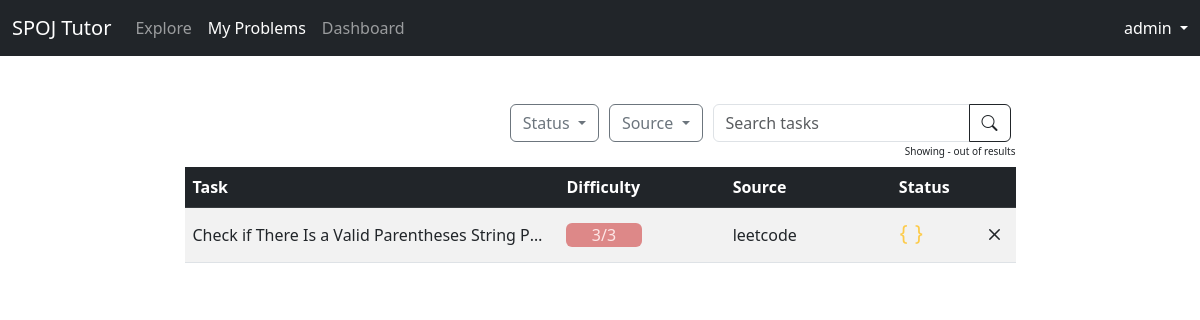
The page /tasks/my_problems (signed in) on the database as committed earlier.
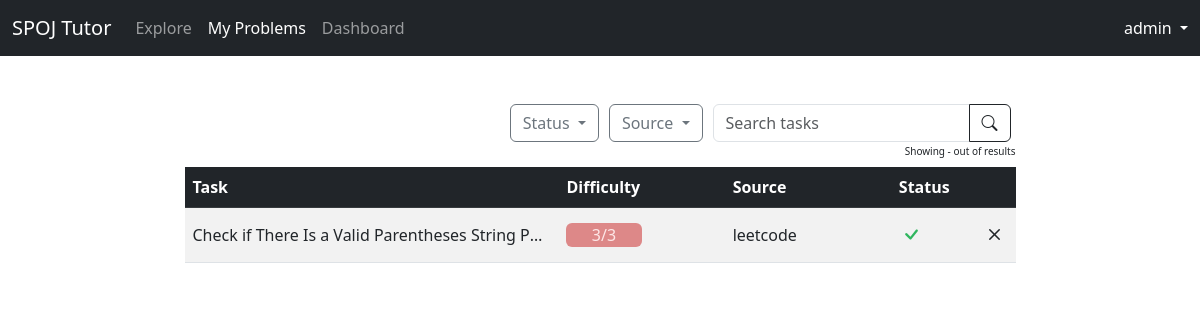
The same page on the database as committed later.
### tasks/models.py (models this page shows, shortened)
class UserTask(models.Model):
    id = models.AutoField(primary_key=True)
    task_id = models.ForeignKey(Task, related_name="user_tasks", on_delete=models.CASCADE)
    user_id = models.ForeignKey(User, related_name="user_tasks", on_delete=models.CASCADE)
    class Meta:
        unique_together = ("task_id", "user_id")
    user_solution = models.CharField(max_length=1000, blank=True, null=True)
    user_note = models.CharField(max_length=500, blank=True, null=True)
    finished_date = models.DateTimeField(blank=True, null=True)

class Task(models.Model):
    id = models.AutoField(primary_key=True)
    difficulty = models.PositiveIntegerField()
    title = models.CharField(max_length=125)
    spoj = models.ForeignKey(Spoj, on_delete=models.CASCADE)
    class Meta:
        unique_together = ("difficulty", "title", "spoj", "url", "solution_url")
    url = models.URLField(max_length=200, blank=True, null=True)
    solution_url = models.URLField(max_length=200, blank=True, null=True)

class Spoj(models.Model):
    name = models.CharField(max_length=255, primary_key=True)
    amount_of_difficulty_levels = models.IntegerField(null=False, blank=False)
    url = models.URLField(max_length=200)
    def __str__(self):
        return self.name

### tasks/views.py (the view)
# urls.py: path("my_problems", login_required(views.UserTaskListView.as_view()), name='user_tasks'),
class UserTaskListView(ListView):
    model = UserTask
    context_object_name = 'tasks'
    template_name = 'user_tasks/user_tasks.html'
    paginate_by = 20

### templates/user_tasks/user_tasks.html (shortened to what this page needs)
{% extends 'base.html' %}
{% load static %}
{% load paginator_tags %}
{% block stylesheet %}
    {{ block.super }}
    <link rel="stylesheet" href="{% static 'css/tasks.css' %}">
{% endblock stylesheet %}
{% block navbar_items %}
    <li class="nav-item">
        <a class="nav-link" aria-current="page" href="{% url 'tasks' %}">Explore</a>
    </li>
    <li class="nav-item">
        <a class="nav-link active" href="{% url 'user_tasks' %}">My Problems</a>
    </li>
    <li class="nav-item">
        <a class="nav-link" href="#">Dashboard</a>
    </li>
{% endblock navbar_items %}
{% block content %}
    <div class="row justify-content-center">
        <div class="col-lg-9 col-md-12 col-sm-12">
            {% include 'includes/user_task_table_nav.html' %}
            <table class="fixed table table-striped my-2 align-middle">
                <thead class="table-dark ">
                <tr>
                    <th style="width: 45%">Task</th>
                    <th style="width: 20%">Difficulty</th>
                    <th style="width: 20%">Source</th>
                    <th style="width: 10%">Status</th>
                    <th style="width: 5%"></th>
                </tr>
                </thead>
                <tbody>
                {% for task in tasks %}
                    <tr>
                        <td class="title"><a class="link"
                                             href="{% url 'single_user_task' task.id %}">{{ task.task_id.title }}</a>
                        </td>
                        <td>
                            <div class="diff container-lg rounded-2" id="diff">
                                {{ task.task_id.difficulty | add:1 }}/{{ task.task_id.spoj.amount_of_difficulty_levels }}
                            </div>
                        </td>
                        <td>
                            <a class="link" href={{ task.task_id.url }} target="_blank" rel="noopener noreferrer">
                                {{ task.task_id.spoj }}
                            </a>
                        </td>
                        <td class="text-left">
                            {% if task.finished_date is not None %}
                                <i class="bi bi-check icon-green" style="font-size: 25px"></i>
                            {% else %}
                                <i class="bi bi-braces icon-yellow" style="font-size: 25px"></i>
                            {% endif %}
                        </td>
                        <td>
                            <form method="post" action="{{ request.full_path }}">
                                <button class="blank-button link-delete" type="submit" name="delete-user-task"
                                        value="{{ task.id }}">
                                    <i class="bi bi-x" style="font-size: 25px"></i>
                                </button>
                            </form>
                        </td>
                    </tr>
                {% endfor %}
                </tbody>
            </table>
        </div>
    </div>
{% endblock content %}

Rows that differ between the two databases and show on the page:
changed UserTask "Check if There Is a Valid Parentheses String P…": finished_date empty → "2023-06-15 16:20:05" (drawn)
